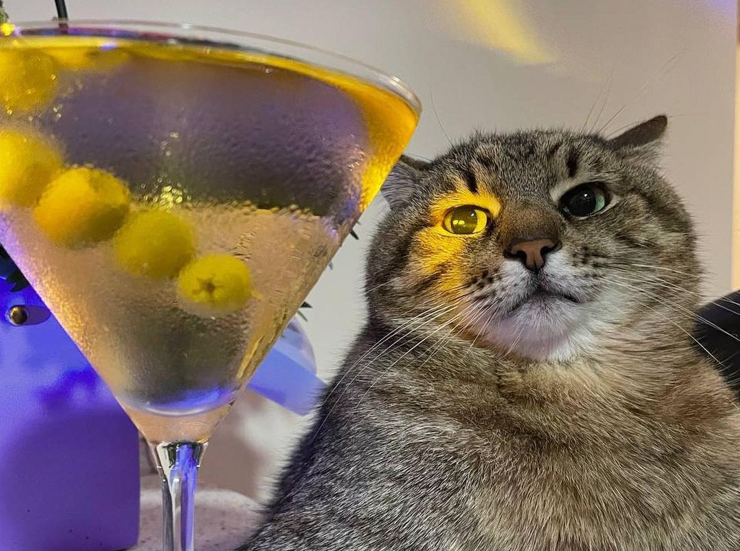
#> input picture cv/histo/cat2.png, 740 x 551 px, found by its file name
$ python hi1.py
#> lines starting #> are read from the running program, lines starting #| are printed output that depends on the picture
import cv2

img = cv2.imread("/home/rodion/yuliia0/aboba/cv/histo/cat2.png")
#> img is the input picture: shape (551, 740, 3); mean B, G, R 98.5, 113.9, 131.3
cv2.imshow('original', img)

img = cv2.cvtColor(img, cv2.COLOR_BGR2GRAY)
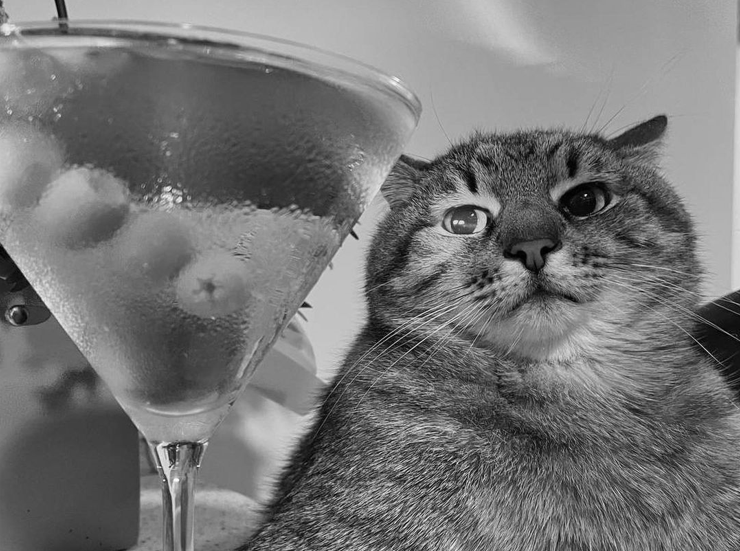
#> img: shape (551, 740); min 0, max 253, mean 117.3
cv2.imshow('gray', img)

img = cv2.equalizeHist(img)
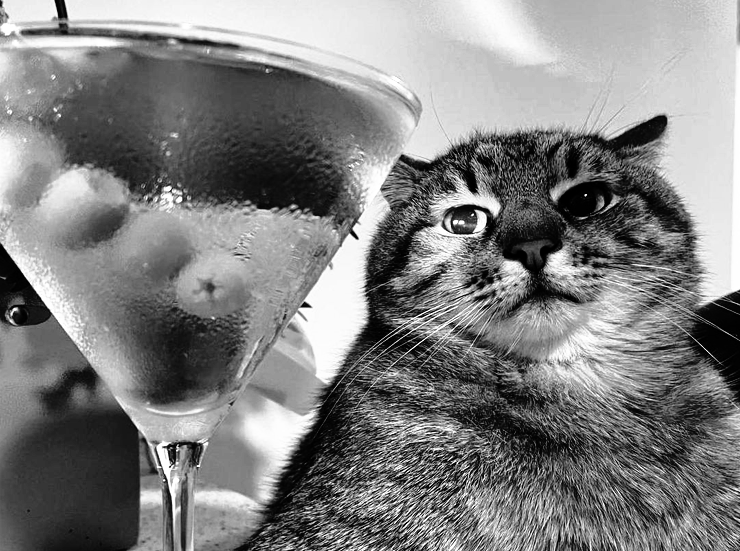
#> img: shape (551, 740); min 0, max 255, mean 128.3

cv2.imshow('histo 1', img)
cv2.waitKey(0)

$ run again, with cv/histo/cat3.jpg saved as cv/histo/cat2.png
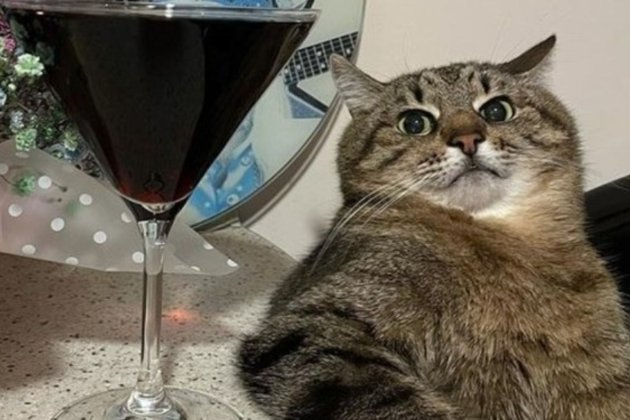
#> input picture cv/histo/cat3.jpg, 630 x 420 px, found by its file name
#> img is the input picture: shape (420, 630, 3); mean B, G, R 86.1, 99.5, 107.1
#> `img = cv2.cvtColor(img, cv2.COLOR_BGR2GRAY)`:
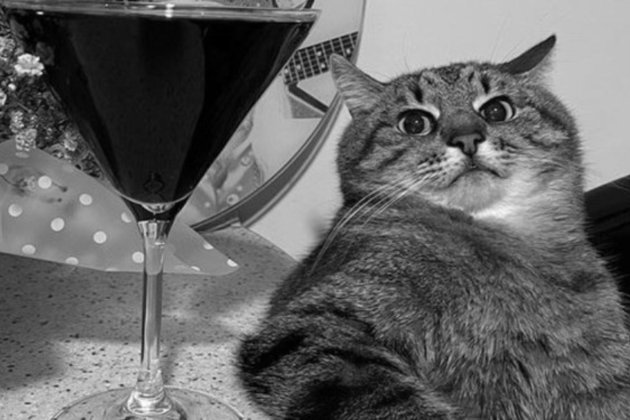
#> img: shape (420, 630); min 0, max 253, mean 100.3
#> `img = cv2.equalizeHist(img)`:
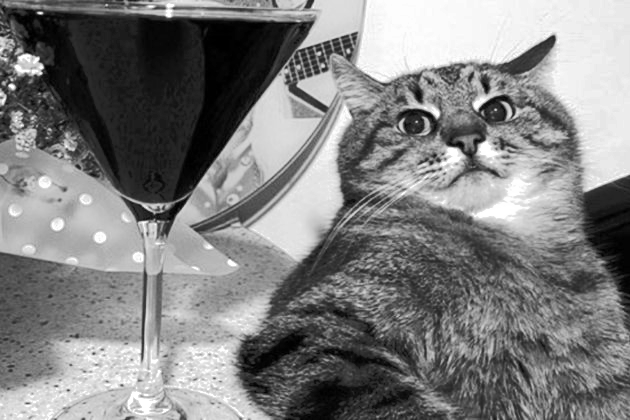
#> img: shape (420, 630); min 0, max 255, mean 128

$ run again, with cv/histo/cat4.jpg saved as cv/histo/cat2.png
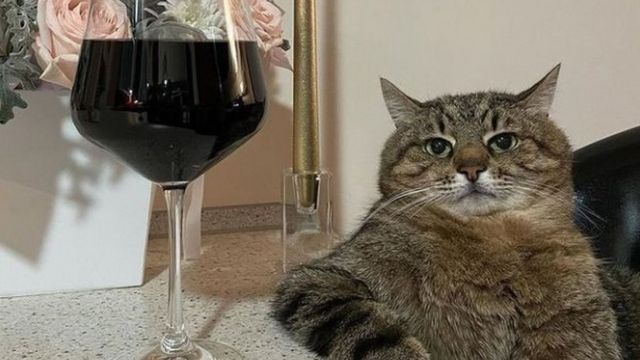
#> input picture cv/histo/cat4.jpg, 640 x 360 px, found by its file name
#> img is the input picture: shape (360, 640, 3); mean B, G, R 99.3, 113, 121.8
#> `img = cv2.cvtColor(img, cv2.COLOR_BGR2GRAY)`:
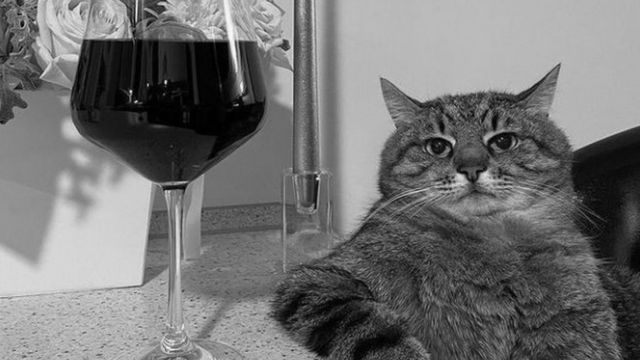
#> img: shape (360, 640); min 0, max 250, mean 114.1
#> `img = cv2.equalizeHist(img)`:
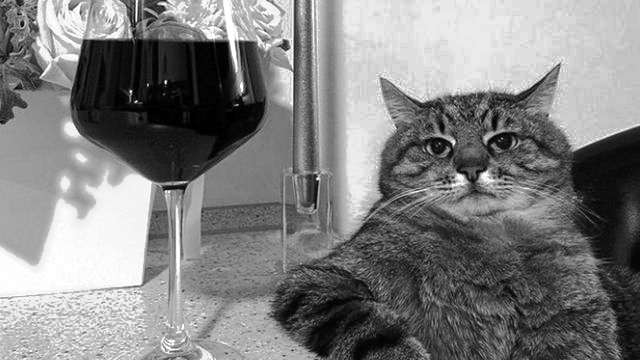
#> img: shape (360, 640); min 0, max 255, mean 128.2
